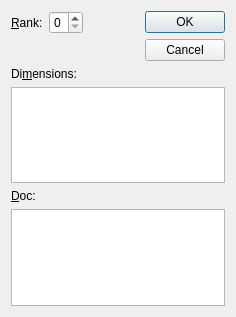
<?xml version="1.0" encoding="UTF-8"?>
<ui version="4.0">
 <class>DimensionsDlg</class>
 <widget class="QDialog" name="DimensionsDlg">
  <property name="geometry">
   <rect>
    <x>0</x>
    <y>0</y>
    <width>236</width>
    <height>317</height>
   </rect>
  </property>
  <property name="windowTitle">
   <string>Dimensions</string>
  </property>
  <layout class="QGridLayout" name="gridLayout">
   <item row="0" column="0">
    <layout class="QVBoxLayout" name="verticalLayout">
     <item>
      <layout class="QHBoxLayout" name="horizontalLayout_2">
       <item>
        <layout class="QFormLayout" name="formLayout">
         <item row="0" column="0">
          <widget class="QLabel" name="rankLabel">
           <property name="text">
            <string>&amp;Rank:</string>
           </property>
           <property name="buddy">
            <cstring>rankSpinBox</cstring>
           </property>
          </widget>
         </item>
         <item row="0" column="1">
          <widget class="QSpinBox" name="rankSpinBox">
           <property name="maximum">
            <number>6</number>
           </property>
          </widget>
         </item>
        </layout>
       </item>
       <item>
        <spacer name="horizontalSpacer">
         <property name="orientation">
          <enum>Qt::Horizontal</enum>
         </property>
         <property name="sizeHint" stdset="0">
          <size>
           <width>40</width>
           <height>20</height>
          </size>
         </property>
        </spacer>
       </item>
       <item>
        <widget class="QDialogButtonBox" name="buttonBox">
         <property name="sizePolicy">
          <sizepolicy hsizetype="Fixed" vsizetype="Fixed">
           <horstretch>0</horstretch>
           <verstretch>0</verstretch>
          </sizepolicy>
         </property>
         <property name="orientation">
          <enum>Qt::Vertical</enum>
         </property>
         <property name="standardButtons">
          <set>QDialogButtonBox::Cancel|QDialogButtonBox::Ok</set>
         </property>
        </widget>
       </item>
      </layout>
     </item>
     <item>
      <widget class="QLabel" name="dimLabel">
       <property name="text">
        <string>Di&amp;mensions:</string>
       </property>
       <property name="buddy">
        <cstring>dimTableWidget</cstring>
       </property>
      </widget>
     </item>
     <item>
      <widget class="QTableWidget" name="dimTableWidget"/>
     </item>
     <item>
      <widget class="QLabel" name="docLabel">
       <property name="text">
        <string>&amp;Doc:</string>
       </property>
       <property name="buddy">
        <cstring>docTextEdit</cstring>
       </property>
      </widget>
     </item>
     <item>
      <widget class="QTextEdit" name="docTextEdit"/>
     </item>
    </layout>
   </item>
  </layout>
 </widget>
 <tabstops>
  <tabstop>rankSpinBox</tabstop>
  <tabstop>dimTableWidget</tabstop>
  <tabstop>docTextEdit</tabstop>
  <tabstop>buttonBox</tabstop>
 </tabstops>
 <resources/>
 <connections>
  <connection>
   <sender>buttonBox</sender>
   <signal>accepted()</signal>
   <receiver>DimensionsDlg</receiver>
   <slot>accept()</slot>
   <hints>
    <hint type="sourcelabel">
     <x>248</x>
     <y>254</y>
    </hint>
    <hint type="destinationlabel">
     <x>157</x>
     <y>274</y>
    </hint>
   </hints>
  </connection>
  <connection>
   <sender>buttonBox</sender>
   <signal>rejected()</signal>
   <receiver>DimensionsDlg</receiver>
   <slot>reject()</slot>
   <hints>
    <hint type="sourcelabel">
     <x>316</x>
     <y>260</y>
    </hint>
    <hint type="destinationlabel">
     <x>286</x>
     <y>274</y>
    </hint>
   </hints>
  </connection>
 </connections>
</ui>
